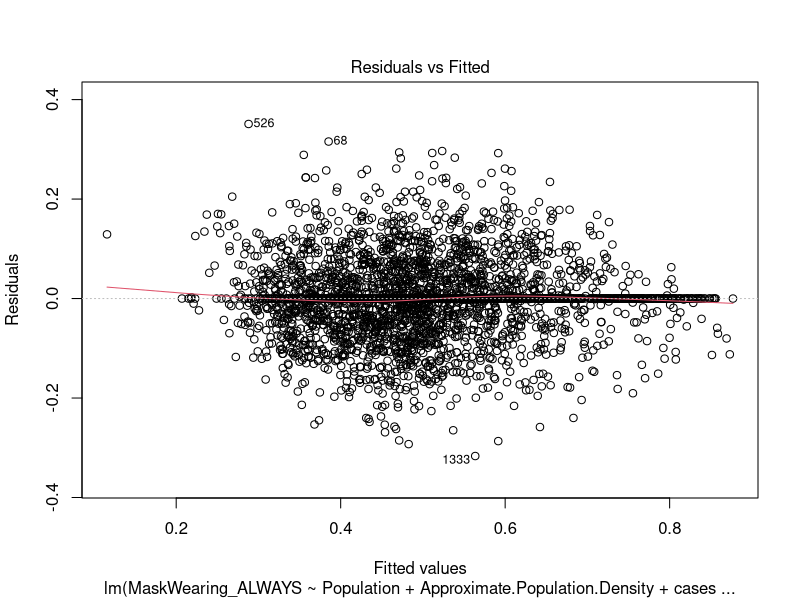
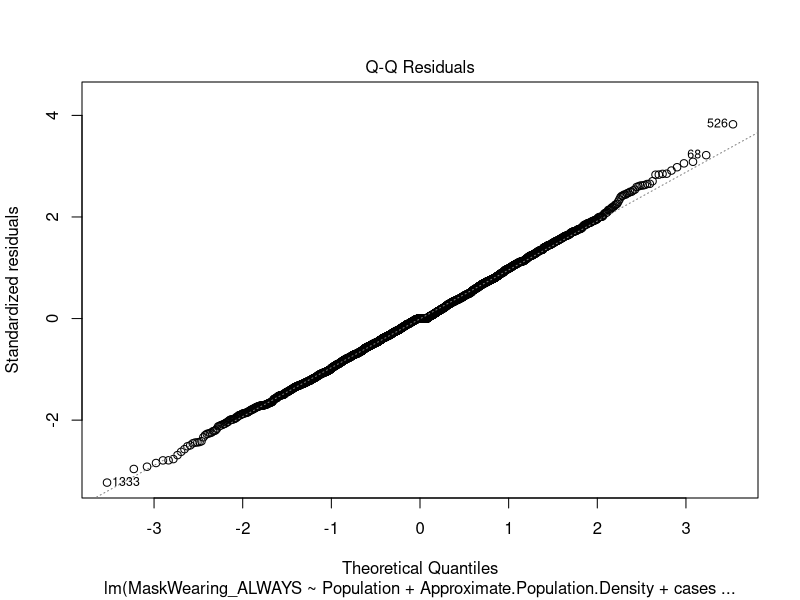
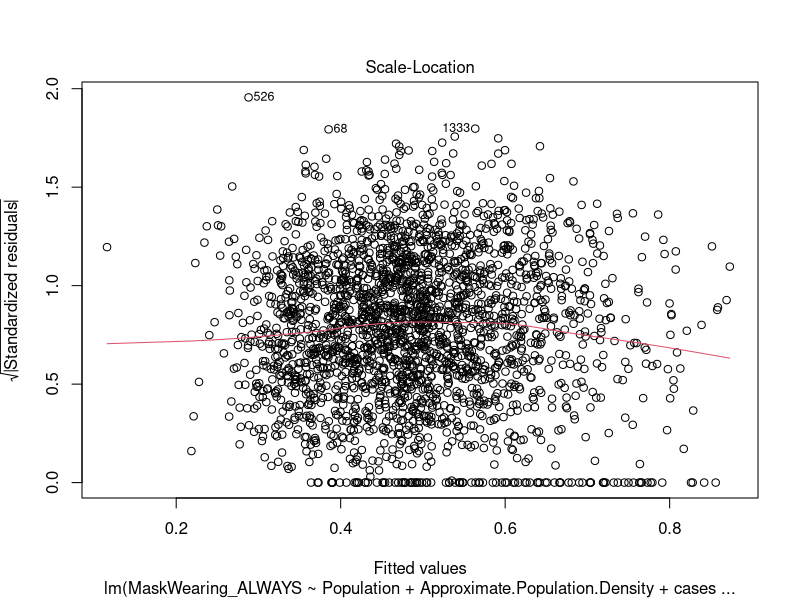
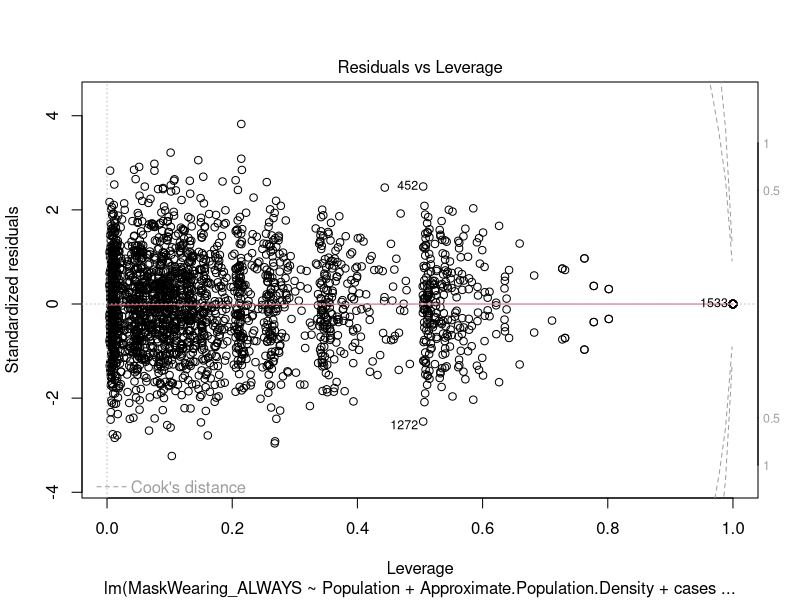

Reproduce these figures in R, in order.
library(tidyverse)
library(ggplot2)
library(MASS)

read.csv("CovidDataSetFinal.csv")
CovidData <- read.csv("CovidDataSetFinal.csv")

CovidData = na.omit(CovidData)
dim(CovidData)

names(CovidData)

summary(CovidData)
head(CovidData)

CovidData.reg <- lm(MaskWearing_ALWAYS ~ Population + Approximate.Population.Density + cases + COVID_deaths + confirmed_cases + confirmed_deaths + X..Unemployed + Median.Household.Income + X..African.American + X..Hispanic + X..Asian.American + X..White.American + X..Native.American.and.Alaska.Native + X..Native.Hawaiian.and.Other.Pacific.Islander + Approx....People.with.College.or.Associate.s.Degree.per.Year + Statewide.Mask.Requirement + votes_dem2016 + votes_gop2016 + total_votes2016 + per_dem2016 + per_gop2016 + votes_gop2020 + votes_dem2020 + total_votes2020 + diff2020 + per_gop2020 + per_dem2020 + Percent.Male + Percent.Female + Less.than.a.high.school.diploma..2015.19 + High.school.diploma.only..2015.19 + Some.college.or.associate.s.degree..2015.19 + Bachelor.s.degree.or.higher..2015.19 + Percent.of.adults.with.less.than.a.high.school.diploma..2015.19 + Percent.of.adults.with.a.high.school.diploma.only..2015.19 + Percent.of.adults.with.a.bachelor.s.degree.or.higher..2015.19, data=CovidData)
CovidData.reg

summary(CovidData.reg)

plot(CovidData.reg)
